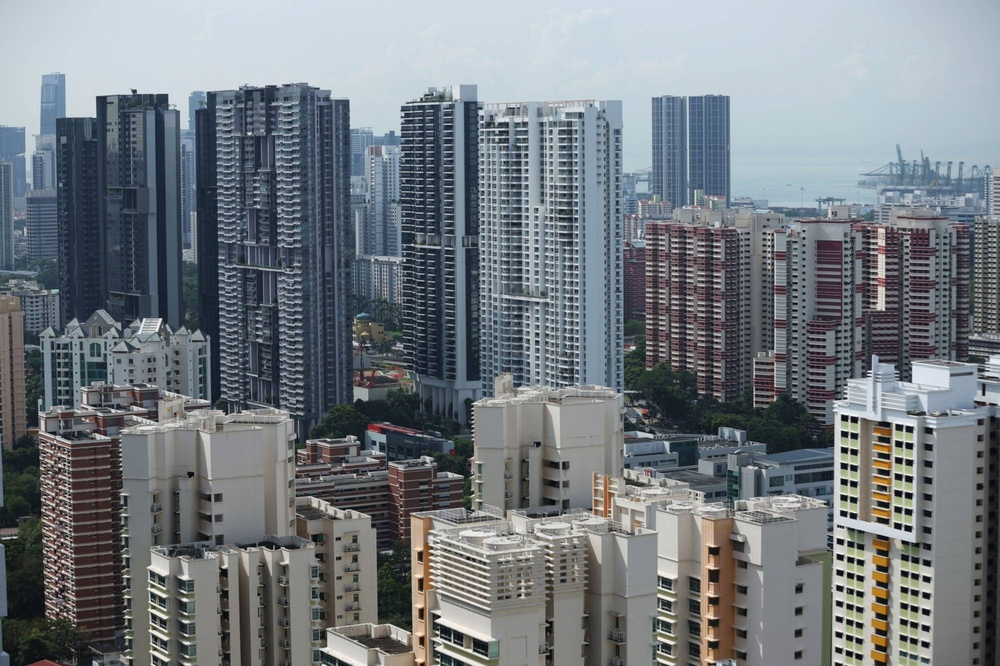
#> input picture Tut2/Exercises/histogram_demo.jpeg, 1000 x 666 px, shrunk from 2000 x 1333 before the run
$ python Act4_HistogramAnalysis.py
#> lines starting #> are read from the running program, lines starting #| are printed output that depends on the picture
# Importing the necessary libraries:
import cv2
import matplotlib.pyplot as plt

# The function to load image
def loadColorImage():
    testColorImage = cv2.imread("histogram_demo.jpeg",0)
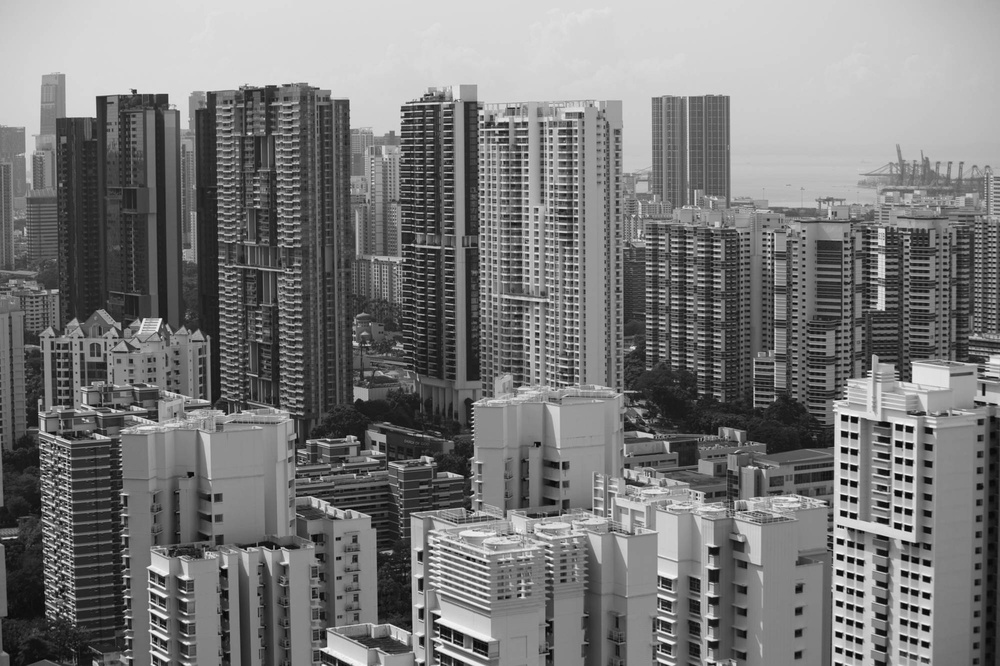
#> testColorImage: shape (666, 1000); min 0, max 255, mean 120.8
    cv2.imshow("Greyscale converted image",testColorImage)
    return testColorImage

def plotHistogram(testColorImage):
    # Calculate the frequency of each greyscale level
    histogram = cv2.calcHist([testColorImage], [0], None, [256], [0, 256])
#> histogram = 256 values, max 14085 at index 217, min 0 at index 1, mean 2601.6

    # Plot the actual data into greyscale that we can see:
    plt.plot(histogram)
    plt.show()
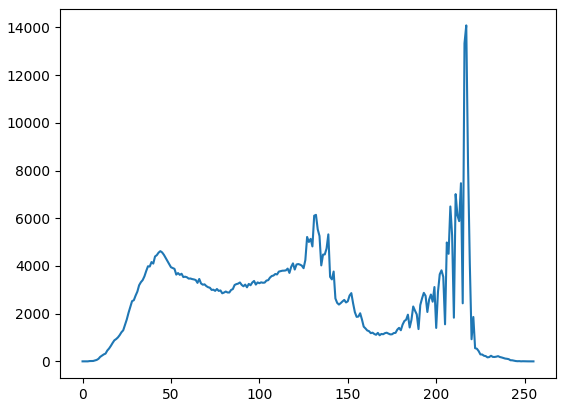
#> figure drawn by matplotlib, 1 panel; curve peaks at x = 217, y = 14085

# Code to run the program:
plotHistogram(loadColorImage())
